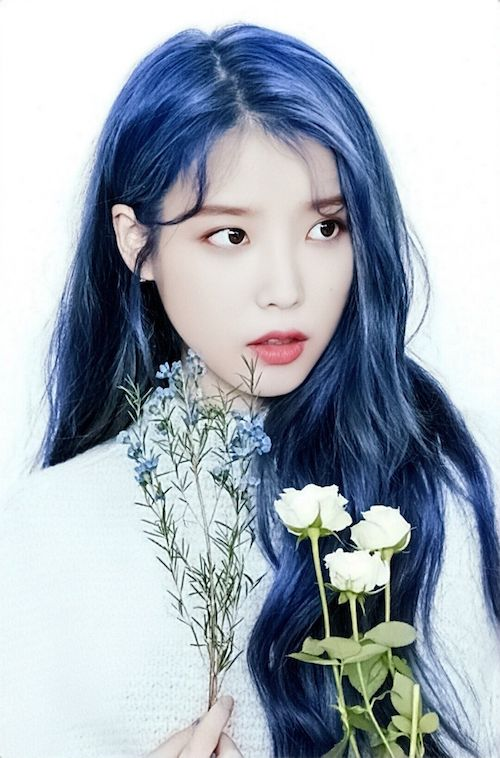
#> input picture Resources/iu1.jpg, 500 x 758 px
$ python chapter9.py
#> lines starting #> are read from the running program, lines starting #| are printed output that depends on the picture; after the words box and inside, x2 and y2 are one past the last pixel; in counts of white or black regions, pixels touching at a corner belong together
import cv2
import numpy as np

faceCascade = cv2.CascadeClassifier(
    "Resources/haarcascade_frontalface_default.xml")
img = cv2.imread("Resources/iu1.jpg")
#> img is the input picture: shape (758, 500, 3); mean B, G, R 183.7, 172.9, 163.2
img = np.hstack((img, img))
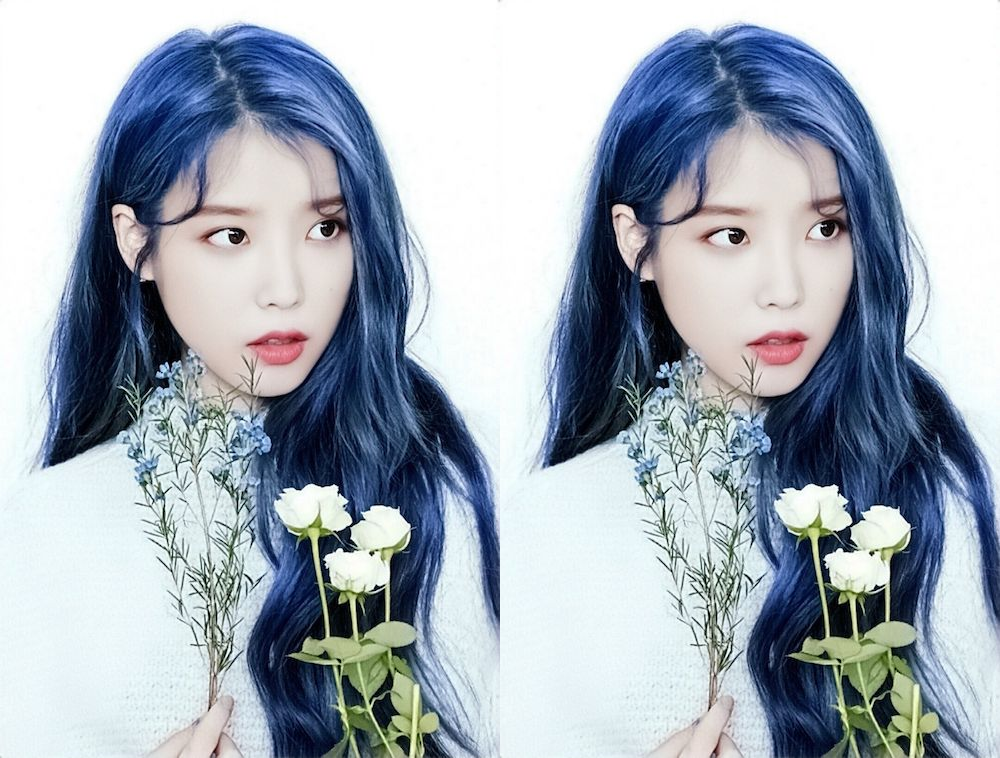
#> img: shape (758, 1000, 3); mean B, G, R 183.7, 172.9, 163.2
imgGray = cv2.cvtColor(img, cv2.COLOR_BGR2GRAY)
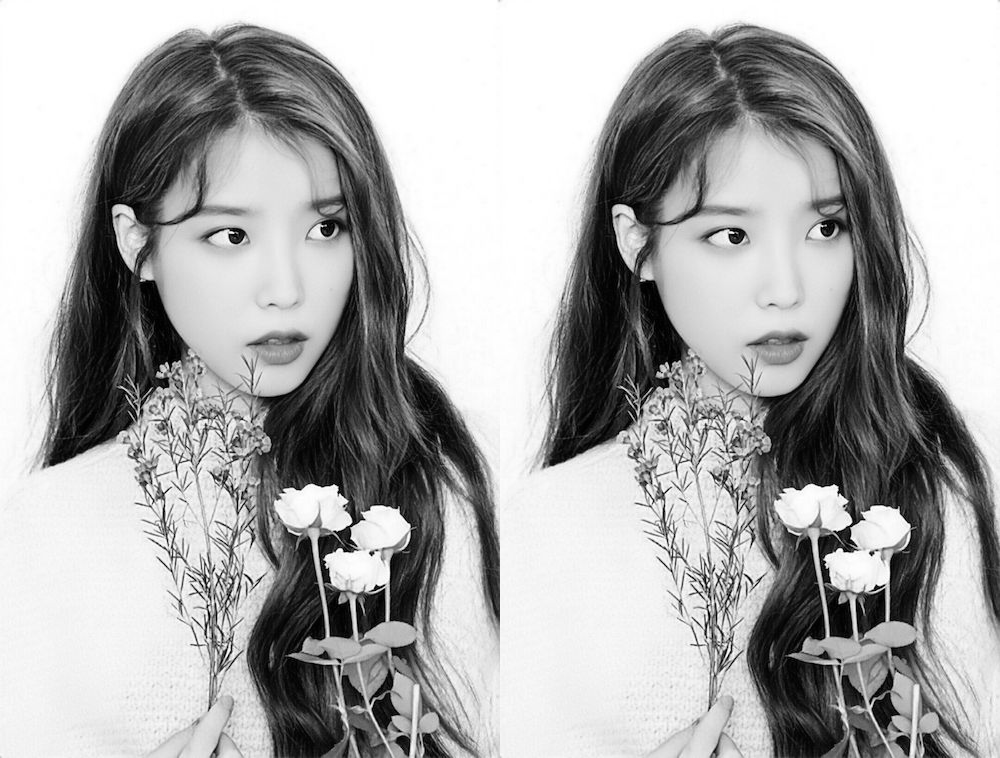
#> imgGray: shape (758, 1000); min 0, max 255, mean 171.2


faces = faceCascade.detectMultiScale(imgGray, 1.1, 4)
#> faces = [[720, 396, 54, 54], [701, 676, 69, 69], [645, 138, 251, 251], [142, 137, 254, 254]]

for (x, y, w, h) in faces:
    cv2.rectangle(img, (x, y), (x+w, y+h), (255, 0, 0), 2)
#> this loop made 4 passes
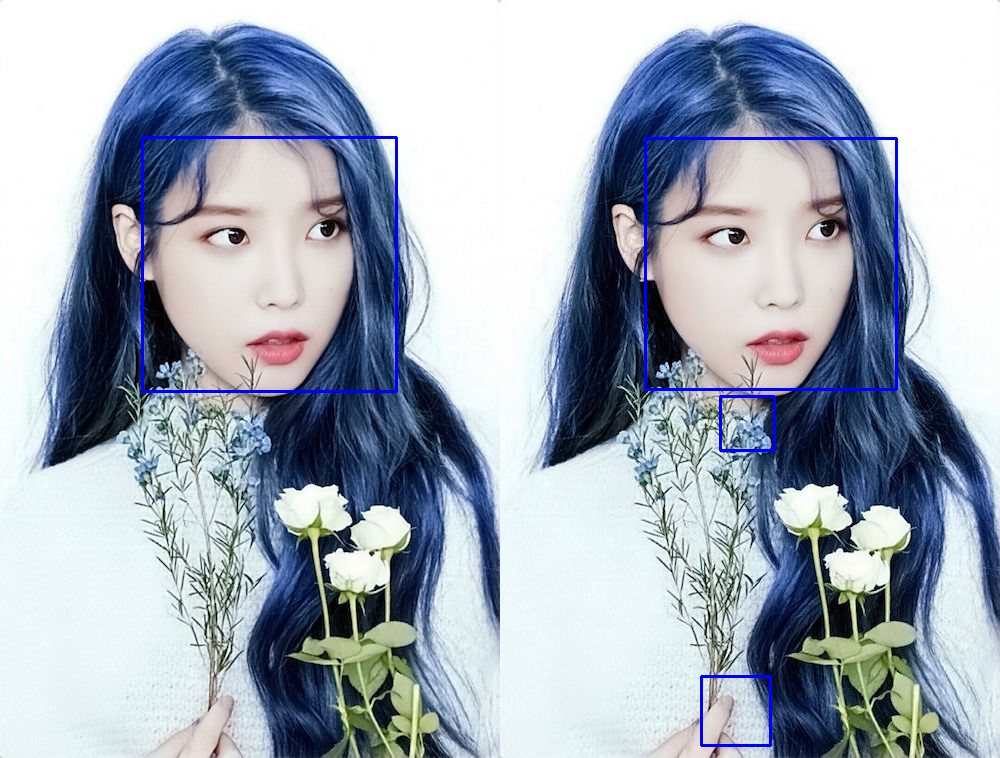
#> img: shape (758, 1000, 3); 0.99% of pixels changed, all inside (x1, y1, x2, y2) = (141, 136, 898, 747)

cv2.imshow("IU", img)

cv2.waitKey(0)
